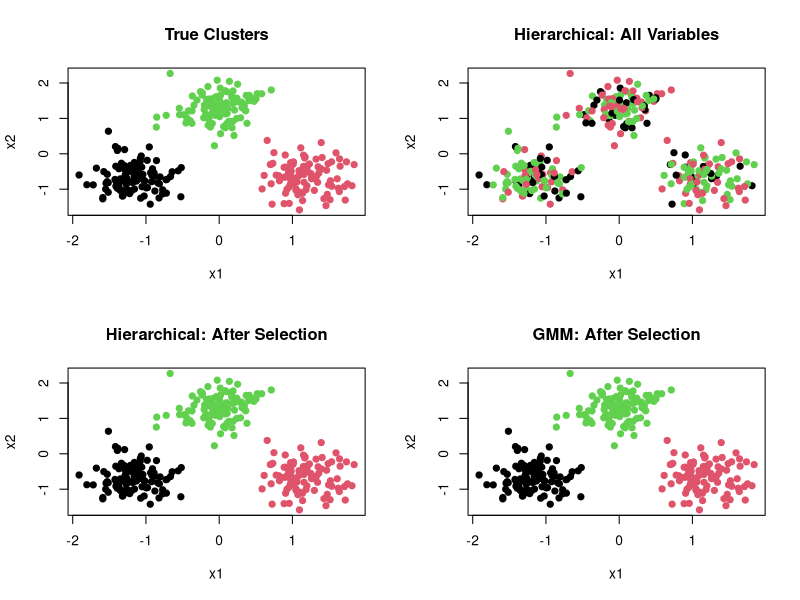
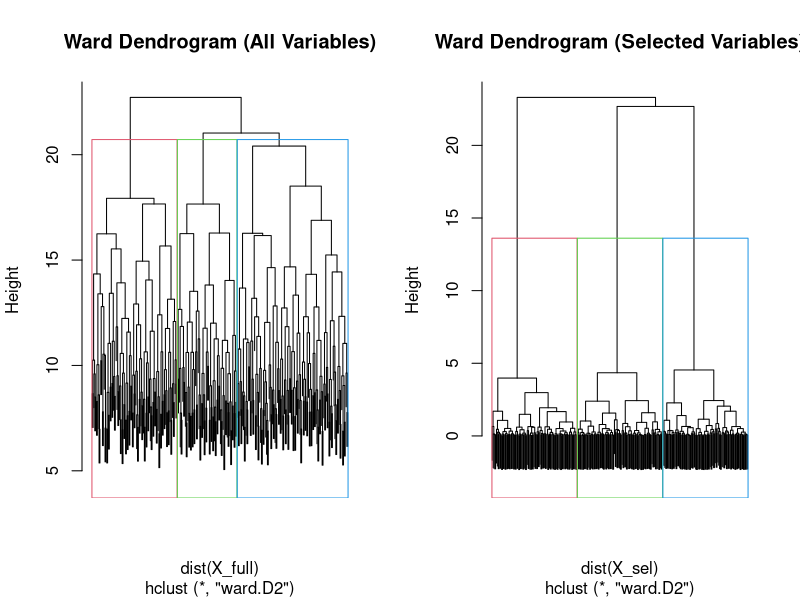

R code for these plots, in order:
# ============================================================
# Clustering with Many Irrelevant Variables:
# Raw Data vs Variable Selection
# ============================================================
#
# Goal:
# Show that clustering can degrade when many irrelevant variables
# are included, and improve after removing those variables.
#
# Methods compared:
#   1. Hierarchical clustering (Ward)
#   2. Gaussian mixture model (mclust)
#
# Evaluation:
#   Adjusted Rand Index (ARI)
#
# ============================================================

# install.packages("mclust")   # run once if needed
library(mclust)

set.seed(123)

# ------------------------------------------------------------
# 1. Simulate data
# ------------------------------------------------------------

n_per <- 100
K <- 3
n <- K * n_per

# Three clusters defined by only first two variables
centers <- rbind(
  c(-3,  0),
  c( 3,  0),
  c( 0,  4)
)

signal <- NULL
truth <- NULL

for (k in 1:K) {
  Xk <- cbind(
    rnorm(n_per, centers[k,1], 0.8),
    rnorm(n_per, centers[k,2], 0.8)
  )
  signal <- rbind(signal, Xk)
  truth <- c(truth, rep(k, n_per))
}

truth <- factor(truth)

# Add many irrelevant variables
p_noise <- 50

noise <- matrix(
  rnorm(n * p_noise, mean = 0, sd = 1),
  nrow = n,
  ncol = p_noise
)

# Full dataset: 2 informative + 50 irrelevant
X_full <- cbind(signal, noise)
colnames(X_full) <- c("x1", "x2", paste0("noise", 1:p_noise))

# Standardize variables
X_full <- scale(X_full)

# ------------------------------------------------------------
# 2. Raw clustering using all variables
# ------------------------------------------------------------

# Hierarchical clustering
hc_raw <- hclust(dist(X_full), method = "ward.D2")
cl_hc_raw <- cutree(hc_raw, k = K)

# GMM clustering
gmm_raw <- Mclust(X_full, G = K, verbose = FALSE)
cl_gmm_raw <- gmm_raw$classification

# ------------------------------------------------------------
# 3. Variable selection
# ------------------------------------------------------------
# In this simulation we KNOW x1 and x2 are the informative vars.
# In practice, selection would use domain knowledge or screening.

X_sel <- X_full[, c("x1", "x2")]

# ------------------------------------------------------------
# 4. Clustering after variable selection
# ------------------------------------------------------------

# Hierarchical clustering
hc_sel <- hclust(dist(X_sel), method = "ward.D2")
cl_hc_sel <- cutree(hc_sel, k = K)

# GMM clustering
gmm_sel <- Mclust(X_sel, G = K, verbose = FALSE)
cl_gmm_sel <- gmm_sel$classification

# ------------------------------------------------------------
# 5. Compare using Adjusted Rand Index
# ------------------------------------------------------------

results <- data.frame(
  Method = c(
    "Hierarchical (all variables)",
    "Hierarchical (selected vars)",
    "GMM (all variables)",
    "GMM (selected vars)"
  ),
  ARI = c(
    adjustedRandIndex(truth, cl_hc_raw),
    adjustedRandIndex(truth, cl_hc_sel),
    adjustedRandIndex(truth, cl_gmm_raw),
    adjustedRandIndex(truth, cl_gmm_sel)
  )
)

print(results)

# ------------------------------------------------------------
# 6. Visualize true structure using selected variables
# ------------------------------------------------------------

par(mfrow = c(2,2))

plot(X_sel,
     col = truth,
     pch = 19,
     xlab = "x1",
     ylab = "x2",
     main = "True Clusters")

plot(X_sel,
     col = cl_hc_raw,
     pch = 19,
     xlab = "x1",
     ylab = "x2",
     main = "Hierarchical: All Variables")

plot(X_sel,
     col = cl_hc_sel,
     pch = 19,
     xlab = "x1",
     ylab = "x2",
     main = "Hierarchical: After Selection")

plot(X_sel,
     col = cl_gmm_sel,
     pch = 19,
     xlab = "x1",
     ylab = "x2",
     main = "GMM: After Selection")

par(mfrow = c(1,1))

# ------------------------------------------------------------
# 7. Dendrogram comparison
# ------------------------------------------------------------

par(mfrow = c(1,2))

plot(hc_raw,
     labels = FALSE,
     main = "Ward Dendrogram (All Variables)")

rect.hclust(hc_raw, k = K, border = 2:4)

plot(hc_sel,
     labels = FALSE,
     main = "Ward Dendrogram (Selected Variables)")

rect.hclust(hc_sel, k = K, border = 2:4)

par(mfrow = c(1,1))

# ------------------------------------------------------------
# 8. Interpretation summary
# ------------------------------------------------------------

cat("\n====================================================\n")
cat("Interpretation Summary\n")
cat("====================================================\n")
cat("1. The true cluster structure depends only on x1 and x2.\n")
cat("2. Adding many irrelevant variables distorts distances and\n")
cat("   can reduce clustering performance.\n")
cat("3. After removing irrelevant variables, ARI often improves.\n")
cat("4. Variable selection is often more effective than generic\n")
cat("   dimension reduction when many predictors are irrelevant.\n")
